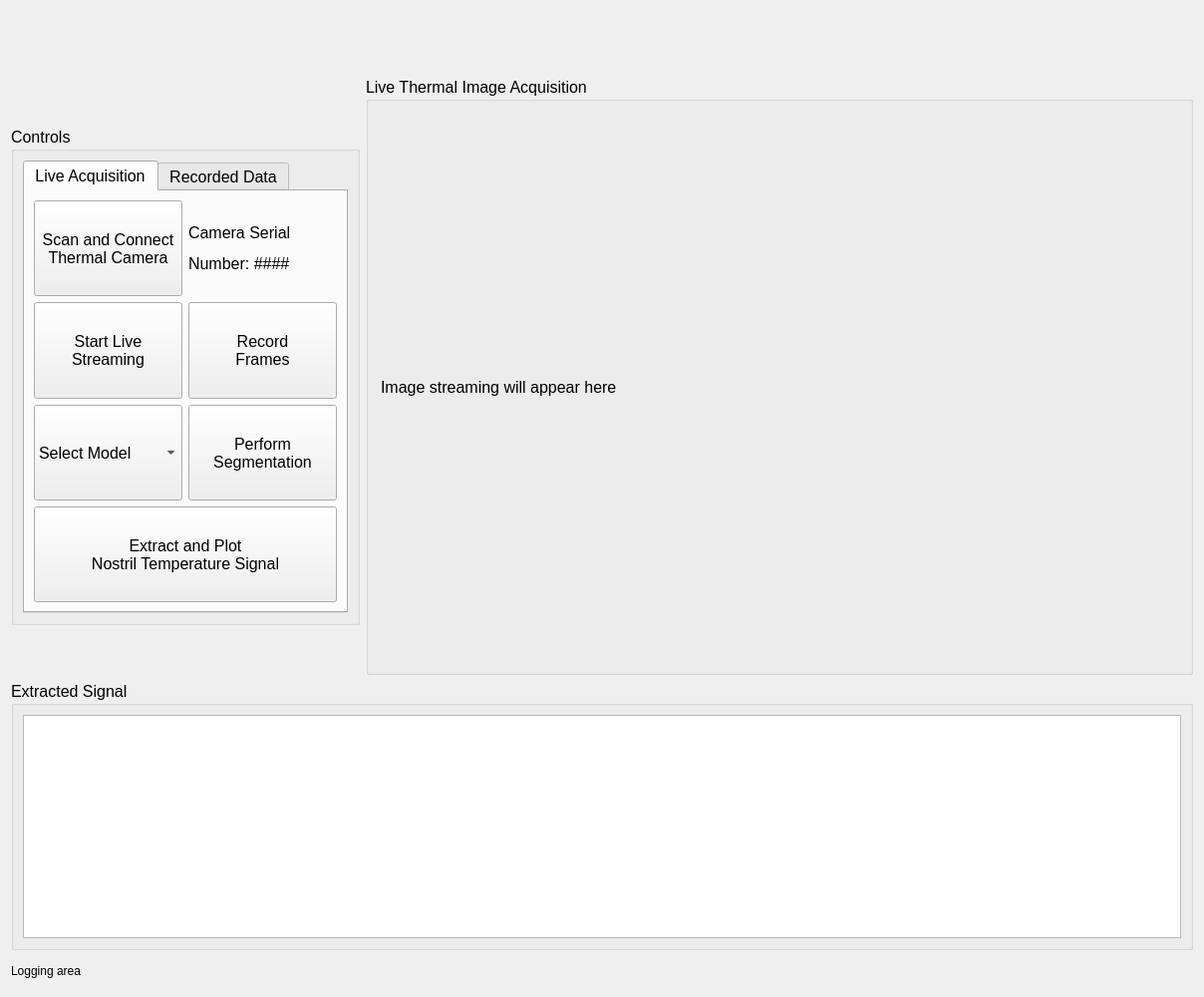
<?xml version="1.0" encoding="UTF-8"?>
<ui version="4.0">
 <class>TIComp</class>
 <widget class="QWidget" name="TIComp">
  <property name="geometry">
   <rect>
    <x>0</x>
    <y>0</y>
    <width>1208</width>
    <height>1000</height>
   </rect>
  </property>
  <property name="minimumSize">
   <size>
    <width>0</width>
    <height>0</height>
   </size>
  </property>
  <property name="maximumSize">
   <size>
    <width>1208</width>
    <height>1000</height>
   </size>
  </property>
  <property name="windowTitle">
   <string>TIComp</string>
  </property>
  <layout class="QGridLayout" name="gridLayout">
   <item row="1" column="0">
    <widget class="QGroupBox" name="groupBox">
     <property name="sizePolicy">
      <sizepolicy hsizetype="Preferred" vsizetype="Preferred">
       <horstretch>0</horstretch>
       <verstretch>0</verstretch>
      </sizepolicy>
     </property>
     <property name="minimumSize">
      <size>
       <width>0</width>
       <height>0</height>
      </size>
     </property>
     <property name="maximumSize">
      <size>
       <width>350</width>
       <height>500</height>
      </size>
     </property>
     <property name="font">
      <font>
       <pointsize>12</pointsize>
      </font>
     </property>
     <property name="title">
      <string>Controls</string>
     </property>
     <layout class="QGridLayout" name="gridLayout_2">
      <item row="0" column="0">
       <widget class="QTabWidget" name="tabWidget">
        <property name="font">
         <font>
          <pointsize>12</pointsize>
         </font>
        </property>
        <property name="currentIndex">
         <number>0</number>
        </property>
        <widget class="QWidget" name="tab">
         <attribute name="title">
          <string>Live Acquisition</string>
         </attribute>
         <layout class="QGridLayout" name="gridLayout_3">
          <item row="5" column="0" colspan="2">
           <widget class="QPushButton" name="signalExtractionButton">
            <property name="sizePolicy">
             <sizepolicy hsizetype="Preferred" vsizetype="Preferred">
              <horstretch>0</horstretch>
              <verstretch>0</verstretch>
             </sizepolicy>
            </property>
            <property name="font">
             <font>
              <pointsize>12</pointsize>
             </font>
            </property>
            <property name="text">
             <string>Extract and Plot 
Nostril Temperature Signal</string>
            </property>
           </widget>
          </item>
          <item row="0" column="1">
           <widget class="QLabel" name="label_2">
            <property name="font">
             <font>
              <pointsize>12</pointsize>
             </font>
            </property>
            <property name="text">
             <string>&lt;html&gt;&lt;head/&gt;&lt;body&gt;&lt;p&gt;Camera Serial &lt;/p&gt;&lt;p&gt;Number: ####&lt;/p&gt;&lt;/body&gt;&lt;/html&gt;</string>
            </property>
            <property name="wordWrap">
             <bool>true</bool>
            </property>
           </widget>
          </item>
          <item row="0" column="0">
           <widget class="QPushButton" name="connectButton">
            <property name="sizePolicy">
             <sizepolicy hsizetype="Preferred" vsizetype="Preferred">
              <horstretch>0</horstretch>
              <verstretch>0</verstretch>
             </sizepolicy>
            </property>
            <property name="font">
             <font>
              <pointsize>12</pointsize>
             </font>
            </property>
            <property name="text">
             <string>Scan and Connect 
Thermal Camera</string>
            </property>
           </widget>
          </item>
          <item row="1" column="0">
           <widget class="QPushButton" name="acquireButton">
            <property name="sizePolicy">
             <sizepolicy hsizetype="Preferred" vsizetype="Preferred">
              <horstretch>0</horstretch>
              <verstretch>0</verstretch>
             </sizepolicy>
            </property>
            <property name="font">
             <font>
              <pointsize>12</pointsize>
             </font>
            </property>
            <property name="text">
             <string>Start Live
Streaming</string>
            </property>
           </widget>
          </item>
          <item row="1" column="1">
           <widget class="QPushButton" name="recordButton">
            <property name="sizePolicy">
             <sizepolicy hsizetype="Preferred" vsizetype="Preferred">
              <horstretch>0</horstretch>
              <verstretch>0</verstretch>
             </sizepolicy>
            </property>
            <property name="text">
             <string>Record
Frames</string>
            </property>
           </widget>
          </item>
          <item row="4" column="1">
           <widget class="QPushButton" name="segButton">
            <property name="sizePolicy">
             <sizepolicy hsizetype="Preferred" vsizetype="Preferred">
              <horstretch>0</horstretch>
              <verstretch>0</verstretch>
             </sizepolicy>
            </property>
            <property name="font">
             <font>
              <pointsize>12</pointsize>
             </font>
            </property>
            <property name="text">
             <string>Perform
Segmentation</string>
            </property>
           </widget>
          </item>
          <item row="4" column="0">
           <widget class="QComboBox" name="selectModelButton">
            <property name="sizePolicy">
             <sizepolicy hsizetype="Preferred" vsizetype="Preferred">
              <horstretch>0</horstretch>
              <verstretch>0</verstretch>
             </sizepolicy>
            </property>
            <item>
             <property name="text">
              <string>Select Model</string>
             </property>
            </item>
            <item>
             <property name="text">
              <string>SAM-CL</string>
             </property>
            </item>
            <item>
             <property name="text">
              <string>SOTA</string>
             </property>
            </item>
           </widget>
          </item>
         </layout>
        </widget>
        <widget class="QWidget" name="tab_2">
         <attribute name="title">
          <string>Recorded Data</string>
         </attribute>
         <layout class="QGridLayout" name="gridLayout_4">
          <item row="0" column="0">
           <widget class="QPushButton" name="browseButton">
            <property name="text">
             <string>Browse</string>
            </property>
           </widget>
          </item>
          <item row="0" column="1">
           <widget class="QLabel" name="label_3">
            <property name="font">
             <font>
              <pointsize>12</pointsize>
              <italic>true</italic>
             </font>
            </property>
            <property name="text">
             <string>Directory Path</string>
            </property>
           </widget>
          </item>
          <item row="1" column="0" colspan="2">
           <widget class="QPushButton" name="pushButton_2">
            <property name="text">
             <string>Start Playing</string>
            </property>
           </widget>
          </item>
          <item row="2" column="0" colspan="2">
           <widget class="QPushButton" name="pushButton_3">
            <property name="text">
             <string>Perform Segmentation</string>
            </property>
           </widget>
          </item>
          <item row="3" column="0" colspan="2">
           <widget class="QPushButton" name="pushButton_4">
            <property name="text">
             <string>Extract and Plot 
Nostril Temperature Signal</string>
            </property>
           </widget>
          </item>
         </layout>
        </widget>
       </widget>
      </item>
     </layout>
    </widget>
   </item>
   <item row="0" column="0" colspan="2">
    <widget class="QLabel" name="label">
     <property name="sizePolicy">
      <sizepolicy hsizetype="Preferred" vsizetype="Minimum">
       <horstretch>0</horstretch>
       <verstretch>0</verstretch>
      </sizepolicy>
     </property>
     <property name="maximumSize">
      <size>
       <width>1280</width>
       <height>60</height>
      </size>
     </property>
     <property name="font">
      <font>
       <pointsize>14</pointsize>
      </font>
     </property>
     <property name="text">
      <string/>
     </property>
     <property name="pixmap">
      <pixmap>images/banner.png</pixmap>
     </property>
     <property name="scaledContents">
      <bool>true</bool>
     </property>
     <property name="wordWrap">
      <bool>true</bool>
     </property>
    </widget>
   </item>
   <item row="2" column="0" colspan="2">
    <widget class="QGroupBox" name="groupBox_3">
     <property name="sizePolicy">
      <sizepolicy hsizetype="Preferred" vsizetype="Preferred">
       <horstretch>0</horstretch>
       <verstretch>0</verstretch>
      </sizepolicy>
     </property>
     <property name="minimumSize">
      <size>
       <width>0</width>
       <height>0</height>
      </size>
     </property>
     <property name="maximumSize">
      <size>
       <width>1280</width>
       <height>350</height>
      </size>
     </property>
     <property name="font">
      <font>
       <pointsize>12</pointsize>
      </font>
     </property>
     <property name="title">
      <string>Extracted Signal</string>
     </property>
     <layout class="QHBoxLayout" name="horizontalLayout_2">
      <item>
       <widget class="QGraphicsView" name="graphicsView_resp">
        <property name="sizePolicy">
         <sizepolicy hsizetype="Preferred" vsizetype="Preferred">
          <horstretch>0</horstretch>
          <verstretch>0</verstretch>
         </sizepolicy>
        </property>
        <property name="minimumSize">
         <size>
          <width>0</width>
          <height>0</height>
         </size>
        </property>
        <property name="maximumSize">
         <size>
          <width>1270</width>
          <height>350</height>
         </size>
        </property>
        <property name="font">
         <font>
          <pointsize>14</pointsize>
         </font>
        </property>
        <property name="resizeAnchor">
         <enum>QGraphicsView::NoAnchor</enum>
        </property>
       </widget>
      </item>
     </layout>
    </widget>
   </item>
   <item row="1" column="1">
    <widget class="QGroupBox" name="groupBox_2">
     <property name="sizePolicy">
      <sizepolicy hsizetype="Preferred" vsizetype="Preferred">
       <horstretch>0</horstretch>
       <verstretch>0</verstretch>
      </sizepolicy>
     </property>
     <property name="minimumSize">
      <size>
       <width>512</width>
       <height>384</height>
      </size>
     </property>
     <property name="maximumSize">
      <size>
       <width>900</width>
       <height>600</height>
      </size>
     </property>
     <property name="font">
      <font>
       <pointsize>12</pointsize>
      </font>
     </property>
     <property name="title">
      <string>Live Thermal Image Acquisition</string>
     </property>
     <layout class="QHBoxLayout" name="horizontalLayout">
      <item>
       <widget class="QLabel" name="pix_label">
        <property name="sizePolicy">
         <sizepolicy hsizetype="Expanding" vsizetype="Expanding">
          <horstretch>0</horstretch>
          <verstretch>0</verstretch>
         </sizepolicy>
        </property>
        <property name="minimumSize">
         <size>
          <width>0</width>
          <height>0</height>
         </size>
        </property>
        <property name="maximumSize">
         <size>
          <width>800</width>
          <height>600</height>
         </size>
        </property>
        <property name="font">
         <font>
          <pointsize>12</pointsize>
         </font>
        </property>
        <property name="text">
         <string>Image streaming will appear here</string>
        </property>
        <property name="scaledContents">
         <bool>true</bool>
        </property>
       </widget>
      </item>
     </layout>
    </widget>
   </item>
   <item row="3" column="0" colspan="2">
    <widget class="QLabel" name="log_label">
     <property name="maximumSize">
      <size>
       <width>1280</width>
       <height>30</height>
      </size>
     </property>
     <property name="text">
      <string>Logging area</string>
     </property>
    </widget>
   </item>
  </layout>
 </widget>
 <resources/>
 <connections/>
</ui>
